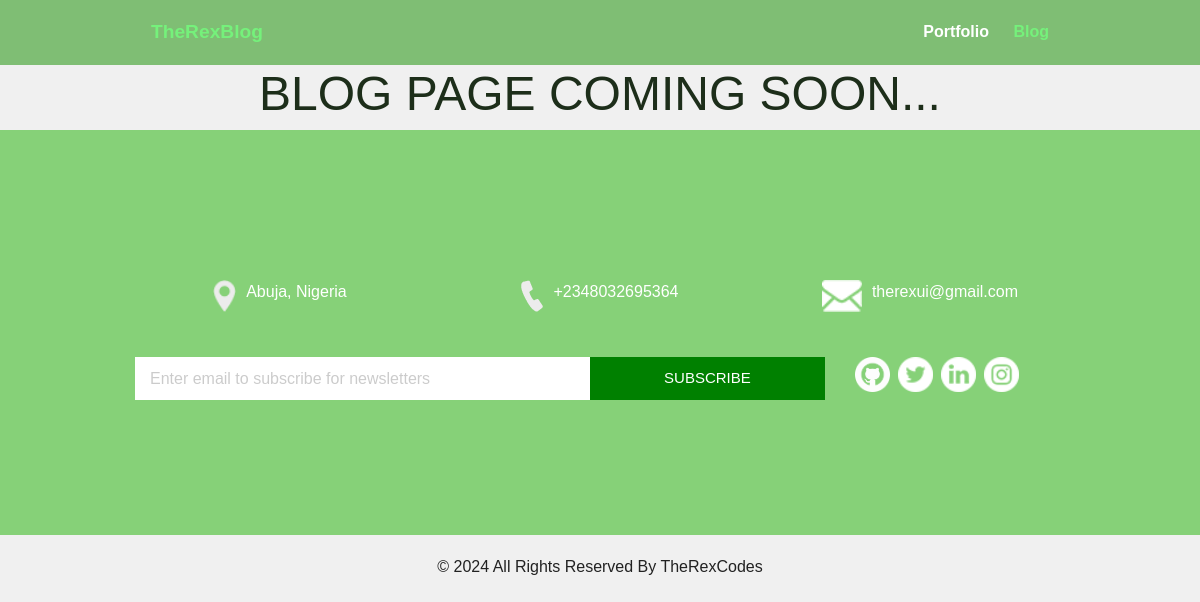
Page /blog on the committed database.
### main/models.py (models this page shows)
class ContactInfo(models.Model):
    dets = models.TextField(max_length=40)
    icon = models.ImageField(upload_to='pics')

### main/views.py (the view)
# urls.py: path('blog', views.blog, name='blog'),
def blog(request):
    contact_info = ContactInfo.objects.all()
    context = {
        'contact_info': contact_info,
        'bn':Brandname.blogbrand
        }
    return render(request, 'blog.html', context)

### Templates/blog.html (shortened to what this page needs)
{% extends 'layout.html'%}
{%load static%}
{% block body%}
<link rel="stylesheet" href="{% static 'styles/styless.css'%}">
<section>
    <nav>
        <div class="container">
            <div class="navbar">
                <a class="logo" href="#">TheRexBlog</a>
                <ul class="nav-links">
                    <li><a href="{% url 'home' %}">Portfolio</a></li>
                    <li><a class="active" href="{% url 'blog'%}">Blog</a></li>
                </ul>
            </div>
        </div>
    </nav>
    <div class="container">
        <h1 class="big-text">BLOG PAGE COMING SOON...</h1>
    </div>
</section>
{% include 'info.html'%}
<footer class="container-fluid footer_section">
<div class="container">
    <div class="row">
    <div class="col-lg-7 col-md-9 mx-auto">
        <p>
        &copy; 2024 All Rights Reserved By
        <a href="{% url 'home'%}">TheRexCodes</a>
        </p>
    </div>
    </div>
</div>
</footer>
{% endblock %}

### Templates/info.html (shortened to what this page needs)
{% load static%}
<section class="info_section layout_padding">
<div class="container">
    <div class="info_contact">
    <div class="row">
        {% for detail in contact_info%}
        <div class="col-md-4">
            <img src="{{detail.icon.url}}" alt="">
            <span>
            {{detail.dets}}
            </span>
        </div>
        {% endfor %}
    </div>
    </div>
    <div class="row">
    <div class="col-md-8 col-lg-9">
        <div class="info_form">
        <form action="{% url 'subscribe' %}" method="POST" >
            <input type="Email" name='Subemail' placeholder="Enter email to subscribe for newsletters">
            <button type="submit">
            subscribe
            </button>
        </form>
        </div>
    </div>
    <div class="col-md-4 col-lg-3">
        <div class="info_social">
        <div>
            <a href="github.com/therexcodes">
            <img src="{% static 'images/github.png'%}" alt="">
            </a>
        </div>
        <div>
            <a href="https://twitter.com/_justRex">
            <img src="{% static 'images/twitter.png' %}" alt="">
            </a>
        </div>
        <div>
            <a href="https://www.linkedin.com/in/emmanuel-uloko-83771022b?lipi=urn%3Ali%3Apage%3Ad_flagship3_profile_view_base_contact_details%3BMui2DXeyQQSvy76du%2FCApw%3D%3D">
            <img src="{% static 'images/linkedin.png' %}" alt="">
            </a>
        </div>
        <div>
            <a href="https://www.instagram.com/_._rex01_._/">
            <img src="{% static 'images/instagram.png' %}" alt="">
            </a>
        </div>
        </div>
    </div>
    </div>
</div>
</section>

### static/styles/style.css (style rules this page uses)
body { font-family: "Poppins", sans-serif; color: #0c0c0c; background-color: #ffffff; }
.layout_padding { padding-top: 90px; padding-bottom: 90px; }
a, a:hover, a:focus { text-decoration: none; color: inherit; }
.info_section { background-color: #86d178; color: #ffffff; }
.info_section .info_contact { margin-top: 60px; margin-bottom: 45px; }
.info_section .info_contact .col-md-4 { display: -webkit-box; display: -ms-flexbox; display: flex; -webkit-box-pack: center; -ms-flex-pack: center; justify-content: center; }
.info_section .info_contact img { max-width: 100%; margin-right: 10px; }
.info_section .info_form { margin: 0 auto; margin-bottom: 45px; }
.info_section .info_form form { display: -webkit-box; display: -ms-flexbox; display: flex; -webkit-box-align: center; -ms-flex-align: center; align-items: center; }
.info_section .info_form form input { background-color: #ffffff; border: none; -webkit-box-flex: 2.5; -ms-flex: 2.5; flex: 2.5; outline: none; color: #000000; min-height: 42.4px; padding-left: 15px; }
.info_section .info_form form input::placeholder { color: #000000; opacity: 0.2; }
.info_section .info_form form button { -webkit-box-flex: 1; -ms-flex: 1; flex: 1; border: none; display: inline-block; padding: 10px 30px; background-color: #008000; color: #ffffff; border-radius: 0; font-size: 15px; text-transform: uppercase; }
.info_section .info_social { display: -webkit-box; display: -ms-flexbox; display: flex; }
.info_section .info_social img { width: 35px; margin-right: 8px; }
.footer_section { display: -webkit-box; display: -ms-flexbox; display: flex; -webkit-box-pack: center; -ms-flex-pack: center; justify-content: center; position: relative; }
.footer_section p { color: #222222; margin: 0 auto; text-align: center; padding: 20px; }
.footer_section p a { color: #222222; }

### static/styles/responsive.css (style rules this page uses)
@media (min-width: 1200px) { .container { max-width: 1170px; } }

### static/styles/styless.css (style rules this page uses)
body { margin: 0; padding: 0; font-family: Arial, sans-serif; background-color: #f0f0f0; }
.container { max-width: 960px; margin: 0 auto; }
nav { background-color: #7fbe74; color: #000000; padding: 10px 0; }
.navbar { display: flex; justify-content: space-between; align-items: center; }
.logo { font-size: 1.2em; font-weight: bolder; color: #75f17b; text-decoration: none; }
.nav-links { list-style: none; margin: 0; padding: 0; }
.nav-links li { display: inline; margin-left: 20px; }
.nav-links li a { color: #fff; font-weight: bold; text-decoration: none; }
.nav-links li a.active { color: #75f17b; }
.big-text { font-size: 3em; color: #1d2e1a; text-align: center; }

### rows in the picture
ContactInfo: icon (picture), dets "Abuja, Nigeria"
ContactInfo: icon (picture), dets "+2348032695364"
ContactInfo: icon (picture), dets "therexui@gmail.com"
